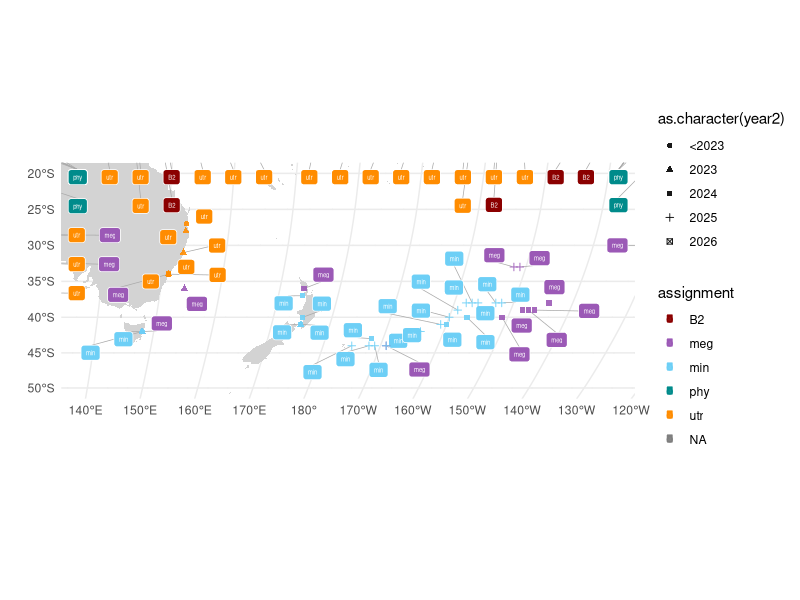

This chart was generated by the following R code:
#!/usr/bin/env Rscript
# The open-ocean sampling map, the single panel assembled into
# figures/open_ocean_sampling.png.
#
# Extracted from the superseded R_code/PCA.qmd, which was dropped from the
# repository with the population-genomic analyses. Only the map is kept here:
# it reads no popgen output and shares nothing with the PCA and admixture
# sections of that notebook beyond the cluster assignments in data/subset.txt.
#
# Run from the repository root:  Rscript analysis/open_ocean_map.R
#
# Note on reproducibility: geom_label_repel places labels stochastically, so
# the seed below is what pins the output. Changing it moves the labels without
# changing the data.
#
# IMPORTANT -- this does not reproduce the panel currently assembled into
# figures/open_ocean_sampling.png. That panel was rendered 2025-07-17, and the
# inputs have moved on since:
#
#   - data/sample_ids.tsv now holds 199 non-excluded samples, including 3
#     collected in 2026, which adds a shape level the published panel lacks.
#   - 5 of those samples (YPM-IZ-115977, -115978, -115980, -115990, -116019)
#     are absent from data/subset.txt, so they join as cluster = NA and add an
#     NA entry to the assignment legend.
#   - 107 of the 199 fall outside the South Pacific frame. Current ggrepel
#     repels them to the frame edge instead of dropping them, crowding the top
#     of the plot; the published panel shows none of them.
#
# So the figure needs a decision before it is re-exported: either bring
# subset.txt up to date and accept a changed Figure 5, or restrict the input
# to the samples the figure is about. See issue #54.

library(ggplot2)
library(dplyr)
library(tidyr)
library(sf)
library(rnaturalearth)
library(rnaturalearthdata)
library(ggrepel)

set.seed(10012)

# Species assignment colours. Carried over verbatim from PCA.qmd, including the
# two trailing values that no name is assigned to.
cols <- c("dark cyan","dark orange","dark red","#9B59B6","#6DCFF6","dark blue","dodgerblue2")
names(cols) <- c("phy","utr","B2","meg","min")

# Sequenced specimens, with collection date and coordinates.
sample_info <- read.delim("data/sample_ids.tsv", header = TRUE, stringsAsFactors = FALSE) %>%
  mutate(year = as.numeric(gsub(".*/(.*)", "\\1", date_collected)),
         month = as.numeric(gsub("(.*)/.*/.*", "\\1", date_collected))) %>%
  separate(lat_long, into = c("latitude", "longitude"), sep = ", ") %>%
  mutate(latitude = as.numeric(latitude), longitude = as.numeric(longitude)) %>%
  filter(status != "excluded")

# Genomic cluster assignments, recoded to species abbreviations.
assignments <- read.delim("data/subset.txt", header = FALSE, sep = " ", stringsAsFactors = FALSE) %>%
  rename(ID = V1, cluster = V2) %>%
  mutate(cluster = recode(cluster, "A" = "phy", "B1" = "utr", "C1" = "meg", "C2" = "min"))

sample_info <- sample_info %>% left_join(., assignments, by = "ID")

# Robinson projection centred on the South Pacific, with the antimeridian broken
# so the basemap does not smear across the frame.
LeftBound <- 110
world <- ne_countries(scale = "medium", returnclass = "sf") %>% st_set_crs(4326)
robinson <- paste("+proj=robin +lon_0=", LeftBound, " +x_0=0 +y_0=0 +datum=WGS84 +units=m +no_defs", sep = "")
world2 <- world %>% st_break_antimeridian(lon_0 = LeftBound) %>% st_transform(crs = robinson)

# One point per rounded coordinate, cluster and collection period.
sample_info_tally <- sample_info %>%
  mutate(latitude = round(latitude, 0), longitude = round(longitude, 0),
         year2 = ifelse(year < 2023, "<2023", year)) %>%
  group_by(latitude, longitude, cluster, year2) %>% tally()

transpoint <- st_as_sf(sample_info_tally, coords = c("longitude", "latitude"), crs = 4326)
dtran <- st_transform(transpoint, robinson)

spac_lon_range <- c(140, -140)
spac_lat_range <- c(-50, -20)

bbox_ll <- st_bbox(c(
  xmin = spac_lon_range[1],
  xmax = spac_lon_range[2],
  ymin = spac_lat_range[1],
  ymax = spac_lat_range[2]
), crs = st_crs(4326)) %>% st_as_sfc()
bbox_proj <- st_transform(bbox_ll, crs = robinson)
bbox_coords <- st_bbox(bbox_proj)
xlims <- c(bbox_coords$xmin, bbox_coords$xmax)
ylims <- c(bbox_coords$ymin, bbox_coords$ymax)

theme_set(theme_minimal())
g1 <- ggplot(data = world2) + geom_sf(fill = "light gray", colour = NA) +
  coord_sf(xlim = xlims, ylim = ylims) +
  geom_label_repel(data = dtran, aes(geometry = geometry, label = cluster, fill = cluster),
                   stat = "sf_coordinates", color = "white",
                   size = 1.5, max.overlaps = 100, box.padding = 0.35,
                   segment.color = "dark gray", segment.size = 0.25) +
  geom_point(data = dtran, aes(geometry = geometry, color = cluster, shape = as.character(year2)),
             size = 1.5, alpha = 0.9, stat = "sf_coordinates") +
  scale_x_continuous(breaks = c(120,130,140,150,160,170,180,-170,-160,-150,-140,-130,-120,-110,-100)) +
  scale_fill_manual(values = cols, "assignment") +
  scale_color_manual(values = cols, "assignment") +
  xlab("") + ylab("")

dir.create("figures/panels", showWarnings = FALSE, recursive = TRUE)
output_file <- "figures/panels/SPacific_sampling_assignments.pdf"
pdf(file = output_file, height = 4, width = 8)
print(g1)
dev.off()
cat("Plot saved to:", output_file, "\n")
